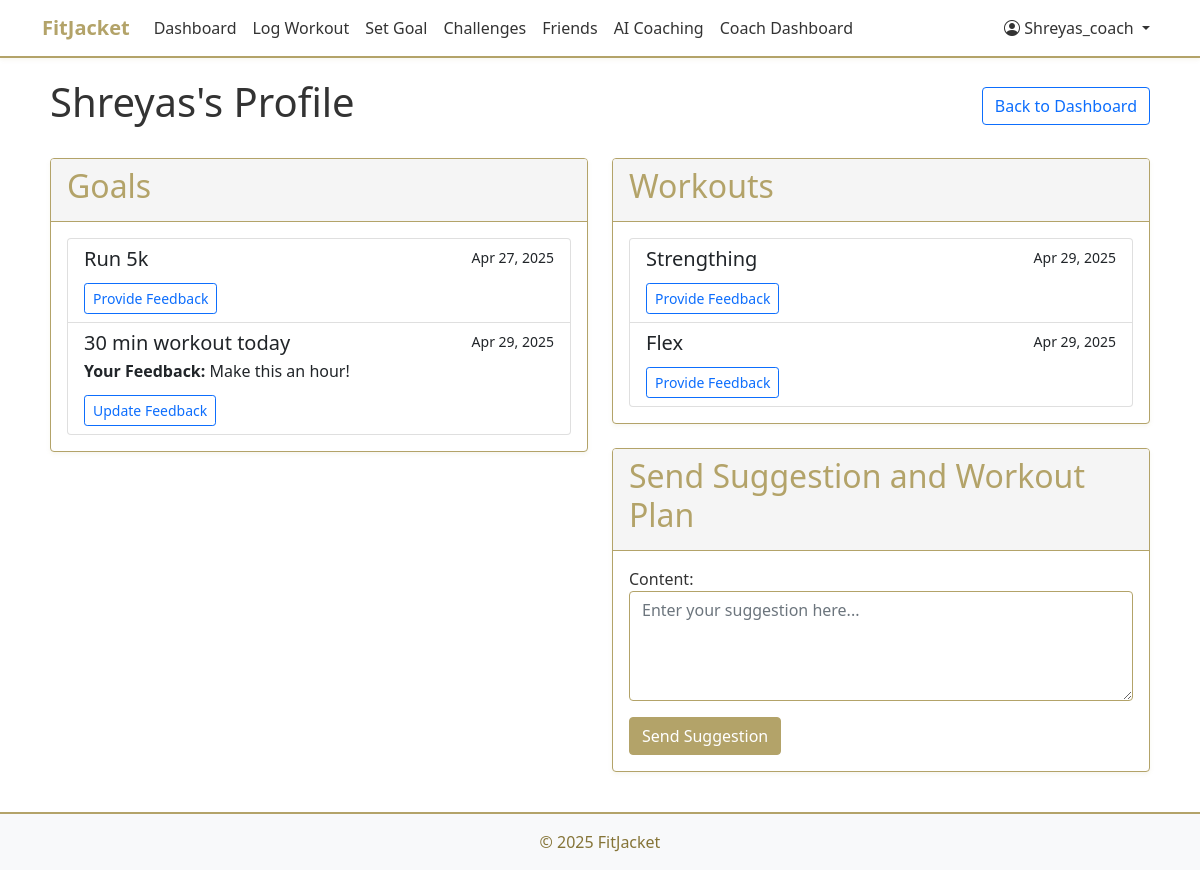
The app's page /user/2/ (signed in) with its own data.
### fitness/models.py (models this page shows, shortened)
class CustomUser(AbstractUser):
    USER_TYPE_CHOICES = (
        ('user', 'User'),
        ('coach', 'Coach'),
    )
    user_type = models.CharField(max_length=10, choices=USER_TYPE_CHOICES, default='user')
    bio = models.TextField(blank=True)
    profile_picture = models.ImageField(upload_to='profile_pictures/', null=True, blank=True)
    fitness_level = models.CharField(max_length=20, choices=(
        ('beginner', 'Beginner'),
        ('intermediate', 'Intermediate'),
        ('advanced', 'Advanced'),
    ), default='beginner')
    friends = models.ManyToManyField('self', symmetrical=False, blank=True)

class Goal(models.Model):
    user = models.ForeignKey(CustomUser, on_delete=models.CASCADE)
    description = models.TextField()
    created_at = models.DateTimeField(auto_now_add=True)
    target_date = models.DateField(null=True, blank=True)
    is_completed = models.BooleanField(default=False)
    coach_feedback = models.TextField(blank=True, null=True)

class Workout(models.Model):
    WORKOUT_TYPES = (
        ('cardio', 'Cardio'),
        ('strength', 'Strength Training'),
        ('flexibility', 'Flexibility'),
        ('hiit', 'HIIT'),
        ('other', 'Other'),
    )
    user = models.ForeignKey(CustomUser, on_delete=models.CASCADE)
    workout_type = models.CharField(max_length=20, choices=WORKOUT_TYPES)
    description = models.TextField()
    duration = models.IntegerField(help_text="Duration in minutes")
    calories_burned = models.IntegerField(null=True, blank=True)
    created_at = models.DateTimeField(auto_now_add=True)
    coach_feedback = models.TextField(blank=True, null=True)
    location = models.CharField(max_length=255, blank=True, null=True)

### fitness/views.py (the view)
# urls.py: path('user/<int:user_id>/', views.user_profile, name='user_profile'),
@login_required
def user_profile(request, user_id):
    if request.user.user_type != 'coach':
        return redirect('dashboard')
    user = get_object_or_404(CustomUser, id=user_id, user_type='user')
    goals = Goal.objects.filter(user=user)
    workouts = Workout.objects.filter(user=user)
    if request.method == 'POST':
        form = CoachSuggestionForm(request.POST)
        if form.is_valid():
            suggestion = form.save(commit=False)
            suggestion.coach = request.user
            suggestion.user = user
            suggestion.save()
            return redirect('user_profile', user_id=user_id)
    else:
        form = CoachSuggestionForm()
    return render(request, 'fitness/user_profile.html', {
        'profile_user': user,
        'goals': goals,
        'workouts': workouts,
        'form': form
    })

### fitness/forms.py
class CoachSuggestionForm(forms.ModelForm):
    class Meta:
        model = CoachSuggestion
        fields = ['content']
        widgets = {
            'content': forms.Textarea(attrs={'class': 'form-control', 'rows': 4, 'placeholder': 'Enter your suggestion here...'})
        }

### fitness/templates/fitness/user_profile.html (shortened to what this page needs)
{% extends 'fitness/base.html' %}
{% block content %}
<div class="d-flex justify-content-between align-items-center mb-4">
    <h1>{{ profile_user.username }}'s Profile</h1>
    <a href="{% url 'coach_dashboard' %}" class="btn btn-outline-primary">Back to Dashboard</a>
</div>
<div class="row">
    <div class="col-md-6">
        <div class="card mb-4">
            <div class="card-header">
                <h2>Goals</h2>
            </div>
            <div class="card-body">
                {% if goals %}
                    <div class="list-group">
                        {% for goal in goals %}
                            <div class="list-group-item">
                                <div class="d-flex w-100 justify-content-between">
                                    <h5 class="mb-1">{{ goal.description }}</h5>
                                    <small>{{ goal.created_at|date:"M d, Y" }}</small>
                                </div>
                                {% if goal.coach_feedback %}
                                    <p class="mb-1"><strong>Your Feedback:</strong> {{ goal.coach_feedback }}</p>
                                {% endif %}
                                <a href="{% url 'provide_feedback' 'goal' goal.id %}" class="btn btn-sm btn-outline-primary mt-2">
                                    {% if goal.coach_feedback %}Update Feedback{% else %}Provide Feedback{% endif %}
                                </a>
                            </div>
                        {% endfor %}
                    </div>
                {% else %}
                    <p>No goals set yet.</p>
                {% endif %}
            </div>
        </div>
    </div>
    <div class="col-md-6">
        <div class="card mb-4">
            <div class="card-header">
                <h2>Workouts</h2>
            </div>
            <div class="card-body">
                {% if workouts %}
                    <div class="list-group">
                        {% for workout in workouts %}
                            <div class="list-group-item">
                                <div class="d-flex w-100 justify-content-between">
                                    <h5 class="mb-1">{{ workout.description }}</h5>
                                    <small>{{ workout.created_at|date:"M d, Y" }}</small>
                                </div>
                                <a href="{% url 'provide_feedback' 'workout' workout.id %}" class="btn btn-sm btn-outline-primary mt-2">
                                    {% if workout.coach_feedback %}Update Feedback{% else %}Provide Feedback{% endif %}
                                </a>
                            </div>
                        {% endfor %}
                    </div>
                {% else %}
                    <p>No workouts logged yet.</p>
                {% endif %}
            </div>
        </div>
        <div class="card">
            <div class="card-header">
                <h2>Send Suggestion and Workout Plan</h2>
            </div>
            <div class="card-body">
                <form method="post">
                    {{ form.as_p }}
                    <button type="submit" class="btn btn-primary">Send Suggestion</button>
                </form>
            </div>
        </div>
    </div>
</div>
{% endblock %}

### fitness/templates/fitness/base.html (shortened to what this page needs)
<!DOCTYPE html>
<html lang="en">
<head>
    <link href="https://cdn.jsdelivr.net/npm/bootstrap@5.1.3/dist/css/bootstrap.min.css" rel="stylesheet">
    <link rel="stylesheet" href="https://cdn.jsdelivr.net/npm/bootstrap-icons@1.7.2/font/bootstrap-icons.css">
</head>
<body>
    <nav class="navbar navbar-expand-lg navbar-light bg-light">
        <div class="container">
            <a class="navbar-brand" href="{% url 'home' %}">FitJacket</a>
            <div class="collapse navbar-collapse" id="navbarNav">
                <ul class="navbar-nav me-auto">
                    {% if user.is_authenticated %}
                        <li class="nav-item">
                            <a class="nav-link" href="{% url 'dashboard' %}">Dashboard</a>
                        </li>
                        <li class="nav-item">
                            <a class="nav-link" href="{% url 'log_workout' %}">Log Workout</a>
                        </li>
                        <li class="nav-item">
                            <a class="nav-link" href="{% url 'set_goal' %}">Set Goal</a>
                        </li>
                        <li class="nav-item">
                            <a class="nav-link" href="{% url 'challenges' %}">Challenges</a>
                        </li>
                        <li class="nav-item">
                            <a class="nav-link" href="{% url 'friends' %}">Friends</a>
                        </li>
                        <li class="nav-item">
                            <a class="nav-link" href="{% url 'ai_coaching' %}">AI Coaching</a>
                        </li>
                        {% if user.user_type == 'coach' %}
                            <li class="nav-item">
                                <a class="nav-link" href="{% url 'coach_dashboard' %}">Coach Dashboard</a>
                            </li>
                        {% endif %}
                    {% endif %}
                </ul>
                <ul class="navbar-nav">
                    {% if user.is_authenticated %}
                        <li class="nav-item dropdown">
                            <a class="nav-link dropdown-toggle" href="#" id="navbarDropdown" role="button" data-bs-toggle="dropdown">
                                <i class="bi bi-person-circle"></i> {{ user.username }}
                            </a>
                        </li>
                    {% endif %}
                </ul>
            </div>
        </div>
    </nav>
    <div class="container main-content">
        {% block content %}
        {% endblock %}
    </div>
    <footer class="footer mt-auto py-3 bg-light">
        <div class="container text-center">
            <span class="text-muted">© 2025 FitJacket</span>
        </div>
    </footer>
</body>
</html>

### fitness/templates/fitness/base.html (style rules this page uses)
:root { --gt-gold: #B3A369; --gt-dark-gold: #857437; --white: #FFFFFF; --light-gray: #F5F5F5; --dark-gray: #333333; }
html, body { height: 100%; margin: 0; background-color: var(--white); color: var(--dark-gray); }
body { display: flex; flex-direction: column; }
.navbar { background-color: var(--white) !important; border-bottom: 2px solid var(--gt-gold); box-shadow: 0 2px 4px rgba(179, 163, 105, 0.1); }
.navbar-brand { font-weight: bold; color: var(--gt-gold) !important; }
.nav-link { color: var(--dark-gray) !important; }
.main-content { padding: 20px; flex: 1 0 auto; }
.card { margin-bottom: 20px; background-color: var(--white); border: 1px solid var(--gt-gold); box-shadow: 0 2px 4px rgba(179, 163, 105, 0.1); }
.card-header { background-color: var(--light-gray); color: var(--gt-gold); font-weight: bold; border-bottom: 1px solid var(--gt-gold); }
.footer { flex-shrink: 0; width: 100%; background-color: var(--white); border-top: 2px solid var(--gt-gold); }
.btn-primary { background-color: var(--gt-gold); border-color: var(--gt-gold); color: var(--white); }
.form-control { background-color: var(--white); border: 1px solid var(--gt-gold); color: var(--dark-gray); }
.text-muted { color: var(--gt-dark-gold) !important; }

### records on screen
CustomUser: username "Shreyas_coach"
CustomUser: username "Shreyas"
Goal: description "Run 5k", created_at "Apr 27, 2025", shows "Provide Feedback"
Goal: description "30 min workout today", created_at "Apr 29, 2025", coach_feedback "Make this an hour!", shows "Update Feedback"
Workout: description "Strengthing", created_at "Apr 29, 2025", shows "Provide Feedback"
Workout: description "Flex", created_at "Apr 29, 2025", shows "Provide Feedback"
